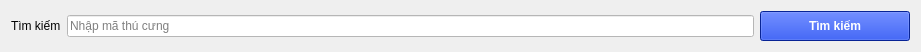
       <widget class="QWidget" name="layoutWidget">
        <property name="geometry">
         <rect>
          <x>40</x>
          <y>30</y>
          <width>921</width>
          <height>32</height>
         </rect>
        </property>
        <layout class="QGridLayout" name="gridLayout_3">
         <item row="0" column="0">
          <widget class="QLabel" name="label_2">
           <property name="text">
            <string>Tìm kiếm</string>
           </property>
          </widget>
         </item>
         <item row="0" column="1">
          <widget class="QLineEdit" name="keyword_search">
           <property name="styleSheet">
            <string notr="true">background-color: #fff;</string>
           </property>
           <property name="placeholderText">
            <string>Nhập mã thú cưng</string>
           </property>
          </widget>
         </item>
         <item row="0" column="2">
          <widget class="QPushButton" name="btn_search">
           <property name="minimumSize">
            <size>
             <width>150</width>
             <height>30</height>
            </size>
           </property>
           <property name="maximumSize">
            <size>
             <width>150</width>
             <height>32</height>
            </size>
           </property>
           <property name="styleSheet">
            <string notr="true">background-color: #0a31d1;
font-weight: bold;
color: #fff;</string>
           </property>
           <property name="text">
            <string>Tìm kiếm</string>
           </property>
          </widget>
         </item>
        </layout>
       </widget>
